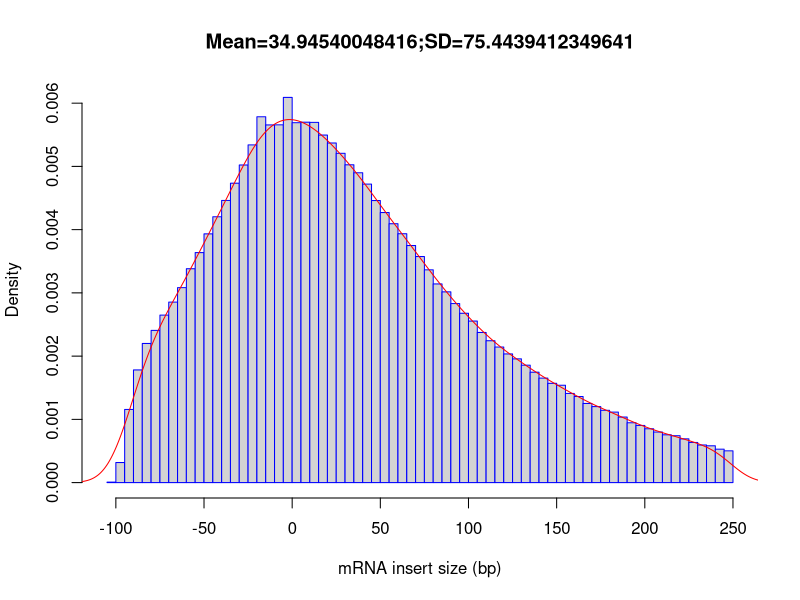

Recreate this plot in R.
out_file = 'CF98437'
pdf('CF98437.inner_distance_plot.pdf')
fragsize=rep(c(-247.5,-242.5,-237.5,-232.5,-227.5,-222.5,-217.5,-212.5,-207.5,-202.5,-197.5,-192.5,-187.5,-182.5,-177.5,-172.5,-167.5,-162.5,-157.5,-152.5,-147.5,-142.5,-137.5,-132.5,-127.5,-122.5,-117.5,-112.5,-107.5,-102.5,-97.5,-92.5,-87.5,-82.5,-77.5,-72.5,-67.5,-62.5,-57.5,-52.5,-47.5,-42.5,-37.5,-32.5,-27.5,-22.5,-17.5,-12.5,-7.5,-2.5,2.5,7.5,12.5,17.5,22.5,27.5,32.5,37.5,42.5,47.5,52.5,57.5,62.5,67.5,72.5,77.5,82.5,87.5,92.5,97.5,102.5,107.5,112.5,117.5,122.5,127.5,132.5,137.5,142.5,147.5,152.5,157.5,162.5,167.5,172.5,177.5,182.5,187.5,192.5,197.5,202.5,207.5,212.5,217.5,222.5,227.5,232.5,237.5,242.5,247.5),times=c(0,0,0,0,0,0,0,0,0,0,0,0,0,0,0,0,0,0,0,0,0,0,0,0,0,0,0,0,0,34,1507,5496,8464,10453,11434,12583,13560,14646,16066,17279,18684,19969,21196,22490,23858,25368,27481,26867,26875,28936,27036,27073,27061,26106,25512,24738,23874,23275,22424,21189,20289,19447,18695,17810,16982,15983,14923,14327,13448,12720,12135,11277,10656,10183,9665,9296,8821,8293,7850,7458,7314,6698,6467,5943,5710,5431,5295,4921,4494,4293,4044,3799,3590,3522,3286,3016,2825,2765,2510,2385))
frag_sd = sd(fragsize)
frag_mean = mean(fragsize)
frag_median = median(fragsize)
write(x=c("Name","Mean","Median","sd"), sep="	", file=stdout(),ncolumns=4)
write(c(out_file,frag_mean,frag_median,frag_sd),sep="	", file=stdout(),ncolumns=4)
hist(fragsize,probability=T,breaks=100,xlab="mRNA insert size (bp)",main=paste(c("Mean=",frag_mean,";","SD=",frag_sd),collapse=""),border="blue")
lines(density(fragsize,bw=10),col='red')
dev.off()
